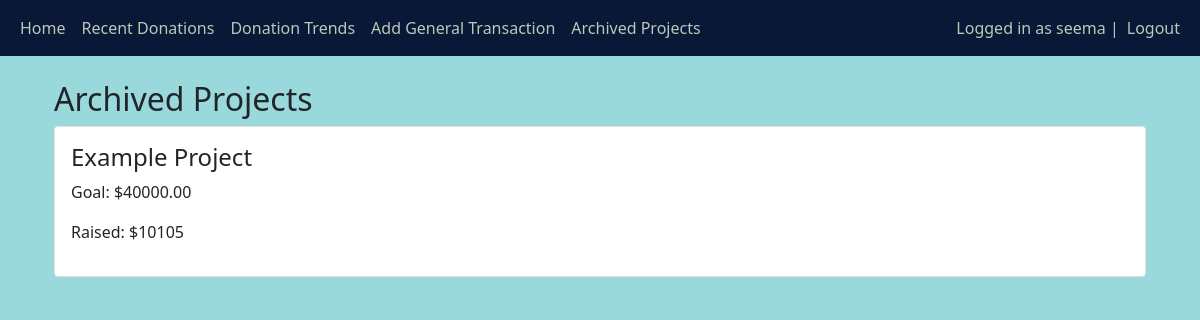
The page /archived-projects/ (signed in) on the database its author committed.
### main/models.py (models this page shows, shortened)
class Project(models.Model):
    name = models.CharField(max_length=100)
    start_date = models.DateField()
    end_date = models.DateField()
    goal_amount = models.DecimalField(max_digits=10, decimal_places=2)
    description = models.TextField(null=True, blank=True)
    owner = models.ForeignKey(User, on_delete=models.CASCADE)
    is_archived = models.BooleanField(default=False)

### main/views.py (the view)
# urls.py: path('archived-projects/', views.archived_projects, name='archived_projects'),
def archived_projects(request):
    archived_projects_list = Project.objects.filter(is_archived=True)
    project_data = []
    for project in archived_projects_list:
        total_raised = project.transactions.aggregate(Sum('amount'))['amount__sum'] or 0
        project_data.append({
            'project': project,
            'total_raised': total_raised
        })
    return render(request, 'main/archived_projects.html', {'archived_projects': project_data})

### main/templates/main/archived_projects.html (shortened to what this page needs)
{% extends 'main/base.html' %}
{% block content %}
<div class="container mt-4">
    <h2>Archived Projects</h2>
    {% if archived_projects %}
        {% for data in archived_projects %}
        <div class="card p-3 mb-3">
            <h4>{{ data.project.name }}</h4>
            <p>Goal: ${{ data.project.goal_amount }}</p>
            <p>Raised: ${{ data.total_raised }}</p>
        </div>
        {% endfor %}
    {% else %}
        <p>No archived projects found.</p>
    {% endif %}
</div>
{% endblock %}

### main/templates/main/base.html (shortened to what this page needs)
<!DOCTYPE html>
<html lang="en">
<head>
    <link href="https://cdn.jsdelivr.net/npm/bootstrap@5.1.3/dist/css/bootstrap.min.css" rel="stylesheet">
</head>
<body>
    <nav class="navbar navbar-expand-lg navbar-custom navbar-dark bg-dark">
        <div class="container-fluid">
            <div>
                <ul class="navbar-nav me-auto mb-2 mb-lg-0">
                    <li class="nav-item">
                        <a class="nav-link" href="/home">Home</a>
                    </li>
                    <li class="nav-item">
                        <a class="nav-link" href="/donations">Recent Donations</a>
                    </li>
                    <li class="nav-item">
                        <a class="nav-link" href="/trends">Donation Trends</a>
                    </li>
                    <li class="nav-item">
                        <a class="nav-link" href="{% url 'add_general_transaction' %}">Add General Transaction</a>
                    </li>
                    <li class="nav-item">
                        <a class="nav-link" href="{% url 'archived_projects' %}">Archived Projects</a>
                    </li>
                </ul>
            </div>
            <div>
                <ul class="navbar-nav">
                    {% if user.is_authenticated %}
                    <span class="navbar-text">Logged in as {{ user.username }} | </span>
                    <li class="nav-item">
                        <a class="nav-link" href="/logout">Logout</a>
                    </li>
                    {% else %}
                    <li class="nav-item">
                        <a class="nav-link" href="/login">Login</a>
                    </li>
                    {% endif %}
                </ul>
            </div>
        </div>
    </nav>
    <div class="container">
        {% block content %}{% endblock %}
    </div>
</body>
</html>

### main/templates/main/base.html (style rules this page uses)
body { background-color: #9ad9db }
.navbar-custom { background-color: #081836 !important; }
.navbar-custom .navbar-text { color: #bdc7ba !important; }
.navbar-custom .nav-link { color: #bdc7ba !important; }

### rows shown on the page
Project: project.name "Example Project", project.goal_amount "40000.00", total_raised "10105"

### other values the page prints
{{ user.username }} "seema"
